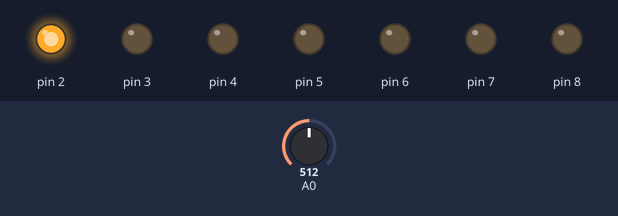
Recording of a sketch running on a simulated Arduino Uno, built with avr-gcc and run on an emulated ATmega328P. Shown: output pins drawn as LEDs (lit = HIGH). Dashed ring = blinking. Inputs (shaded band) come from the test bench; at power-on: A0 = 512. What the sketch prints to the serial monitor is not drawn.

Above: at 1.2 s.
1.3 s: A0 set to 522
At 3.4 s:
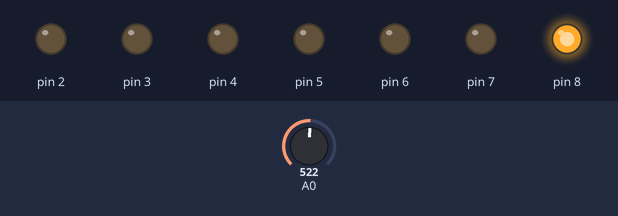
4.3 s: A0 set to 900
At 5.11 s:
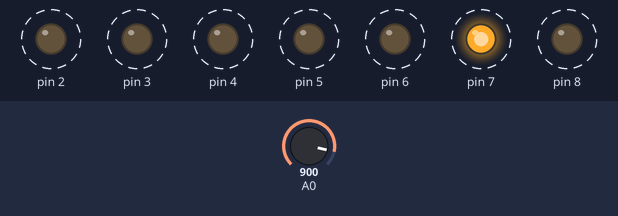
7.3 s: A0 set to 511
At 7.7 s:
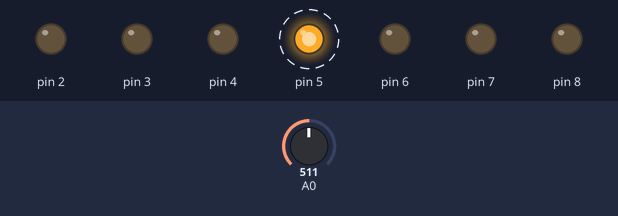
10.3 s: A0 set to 306
Timing chart, 0 to 14.3 s (numbered marks = the images above; inputs shaded):
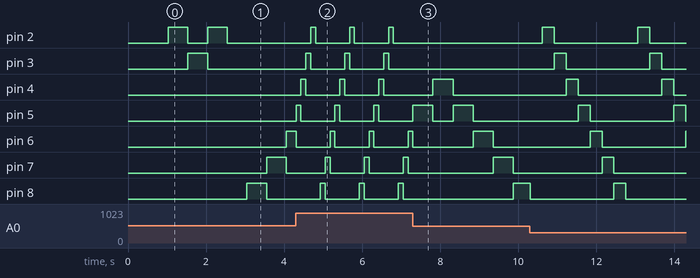

Measured:
- the behaviour switches between 512 and 513 on A0 (found by bisection; images 0 and 1)
- after the input at 1.3 s, pin 4: stays LOW (without the input it goes to HIGH after 0.76 s); pin 5: stays LOW (without the input it goes to HIGH after 1.3 s); pin 8: LOW → HIGH after 1.7 s instead of 2.8 s
- after the input at 4.3 s, pin 7: alternates HIGH for 0.12 s and LOW for 0.87 s, starting after 0.76 s
- after the input at 7.3 s, pin 2, pin 3: stops changing and stays LOW
- by itself, pin 2, pin 3: alternates HIGH for 0.12 s and LOW for 0.87 s

The sketch:

disco_blinker.ino
```cpp
unsigned long previousMillis = 0;        // will store last time LED was updated
long OnTime = 250;           // milliseconds of on-time
int discoDirection = 0;             // ledState used to set the LED
int myPins[] = {HIGH, LOW, LOW, LOW, LOW, LOW, LOW};  // ledState used to set the LED

class Flashers
{
    // Class Member Variables
    // These are initialized at startup
    long OnTime;     // milliseconds of on-time
    int pinIdx = 0;
    int toRight = true;
    // These maintain the current state
    unsigned long previousMillis;   // will store last time LED was updated

    // Constructor - creates a Flasher
    // and initializes the member variables and state
  public:
    Flashers(long on)
    {
      OnTime = on;
      previousMillis = 0;
    }

    void changeTime(int on)
    {
      if ( on <= 10 ) {
        OnTime = 10;
      } else {

        OnTime = on;
      }
    }
    void setToRight(int isRight) {
      toRight = isRight;
    }
    void updateLight()
    {
      // check to see if it's time to change the state of the LED
      unsigned long currentMillis = millis();

      if ((currentMillis - previousMillis >= OnTime) && toRight)
      {
        previousMillis = currentMillis;  // Remember the time
        lightUp(pinIdx + 1); // Update the actual LED
        goRight();
      } else if ((currentMillis - previousMillis >= OnTime) && !toRight)
      {
        previousMillis = currentMillis;  // Remember the time
        lightUp(pinIdx + 1); // Update the actual LED
        goLeft();
      }
    }

    void goLeft() {
      if ( pinIdx == 0 ) {
        pinIdx = 7;
      } else {
        pinIdx--;
      }
    }
    void goRight() {
      if ( pinIdx == 7 ) {
        pinIdx = 0;
      } else {
        pinIdx++;
      }
    }
    void lightUp(int idx) {
      for (byte i = 1; i < 9; i = i + 1) {
        digitalWrite(i, LOW);  // Update the actual LED
      }
      digitalWrite(idx, HIGH);  // Update the actual LED
    }
};

Flashers led(OnTime);

void setup() {
  // put your setup code here, to run once:
  // make a port that detect the coin
  // initialize serial communication at 9600 bits per second:
  pinMode(2, OUTPUT);
  pinMode(3, OUTPUT);
  pinMode(4, OUTPUT);
  pinMode(5, OUTPUT);
  pinMode(6, OUTPUT);
  pinMode(7, OUTPUT);
  pinMode(8, OUTPUT);

  Serial.begin(9600);
}

void loop() {
  discoDirection = analogRead(A0);
  Serial.println(discoDirection);
  if (discoDirection <= 512) {
    led.setToRight(true);
    led.changeTime(discoDirection);
    led.updateLight();
  } else {
    led.setToRight(false);
    led.changeTime(1024 - discoDirection);
    led.updateLight();
  }
}
```
